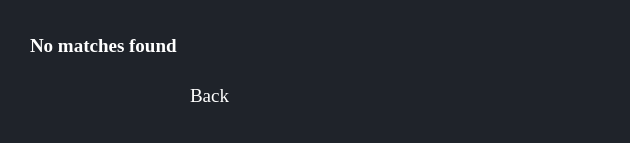
<?xml version="1.0" encoding="UTF-8"?>
<ui version="4.0">
 <class>noResultFound</class>
 <widget class="QMainWindow" name="noResultFound">
  <property name="geometry">
   <rect>
    <x>0</x>
    <y>0</y>
    <width>630</width>
    <height>143</height>
   </rect>
  </property>
  <property name="windowTitle">
   <string>MainWindow</string>
  </property>
  <property name="styleSheet">
   <string notr="true">*{
	
border:none;
background-color:transparent;
background:none;
padding:0;
margin:0;
color:#fff;
}



#centralwidget{
background-color:#1f232a;
}
#EditVendor{
background-color:#16191d;
}
QPushButton{
text-align:left;
padding: 5px 10px;

border-top-left-radius:5px;
}
QPushButton:pressed{
background-color:grey;
text-align:left;
padding:2px 10px;
color:white;}</string>
  </property>
  <widget class="QWidget" name="centralwidget">
   <widget class="QLabel" name="label">
    <property name="geometry">
     <rect>
      <x>30</x>
      <y>30</y>
      <width>241</width>
      <height>31</height>
     </rect>
    </property>
    <property name="font">
     <font>
      <family>Georgia</family>
      <pointsize>14</pointsize>
      <bold>true</bold>
     </font>
    </property>
    <property name="text">
     <string>No matches found</string>
    </property>
   </widget>
   <widget class="QPushButton" name="pushButton">
    <property name="geometry">
     <rect>
      <x>180</x>
      <y>80</y>
      <width>71</width>
      <height>31</height>
     </rect>
    </property>
    <property name="font">
     <font>
      <family>Georgia</family>
      <pointsize>14</pointsize>
     </font>
    </property>
    <property name="styleSheet">
     <string notr="true"/>
    </property>
    <property name="text">
     <string>Back</string>
    </property>
   </widget>
  </widget>
 </widget>
 <resources/>
 <connections/>
</ui>
